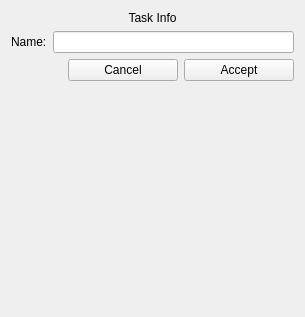
<?xml version="1.0" encoding="UTF-8"?>
<ui version="4.0">
 <class>SimpleTaskInfoWindow</class>
 <widget class="QWidget" name="SimpleTaskInfoWindow">
  <property name="geometry">
   <rect>
    <x>0</x>
    <y>0</y>
    <width>305</width>
    <height>317</height>
   </rect>
  </property>
  <property name="windowTitle">
   <string>Form</string>
  </property>
  <layout class="QVBoxLayout" name="verticalLayout">
   <item>
    <widget class="QLabel" name="label_2">
     <property name="locale">
      <locale language="German" country="Germany"/>
     </property>
     <property name="text">
      <string>Task Info</string>
     </property>
     <property name="textFormat">
      <enum>Qt::AutoText</enum>
     </property>
     <property name="alignment">
      <set>Qt::AlignCenter</set>
     </property>
    </widget>
   </item>
   <item>
    <layout class="QFormLayout" name="formLayout">
     <property name="fieldGrowthPolicy">
      <enum>QFormLayout::AllNonFixedFieldsGrow</enum>
     </property>
     <item row="0" column="1">
      <widget class="QLineEdit" name="lineName"/>
     </item>
     <item row="0" column="0">
      <widget class="QLabel" name="label">
       <property name="text">
        <string>Name:</string>
       </property>
      </widget>
     </item>
    </layout>
   </item>
   <item>
    <layout class="QHBoxLayout" name="horizontalLayout">
     <item>
      <spacer name="horizontalSpacer">
       <property name="orientation">
        <enum>Qt::Horizontal</enum>
       </property>
       <property name="sizeHint" stdset="0">
        <size>
         <width>40</width>
         <height>20</height>
        </size>
       </property>
      </spacer>
     </item>
     <item>
      <widget class="QPushButton" name="buttonCancel">
       <property name="minimumSize">
        <size>
         <width>110</width>
         <height>0</height>
        </size>
       </property>
       <property name="text">
        <string>Cancel</string>
       </property>
      </widget>
     </item>
     <item>
      <widget class="QPushButton" name="buttonAccept">
       <property name="minimumSize">
        <size>
         <width>110</width>
         <height>0</height>
        </size>
       </property>
       <property name="text">
        <string>Accept</string>
       </property>
      </widget>
     </item>
    </layout>
   </item>
   <item>
    <spacer name="verticalSpacer">
     <property name="orientation">
      <enum>Qt::Vertical</enum>
     </property>
     <property name="sizeHint" stdset="0">
      <size>
       <width>20</width>
       <height>40</height>
      </size>
     </property>
    </spacer>
   </item>
  </layout>
 </widget>
 <resources/>
 <connections>
  <connection>
   <sender>buttonAccept</sender>
   <signal>clicked()</signal>
   <receiver>SimpleTaskInfoWindow</receiver>
   <slot>accept()</slot>
   <hints>
    <hint type="sourcelabel">
     <x>239</x>
     <y>81</y>
    </hint>
    <hint type="destinationlabel">
     <x>152</x>
     <y>158</y>
    </hint>
   </hints>
  </connection>
  <connection>
   <sender>buttonCancel</sender>
   <signal>clicked()</signal>
   <receiver>SimpleTaskInfoWindow</receiver>
   <slot>close()</slot>
   <hints>
    <hint type="sourcelabel">
     <x>123</x>
     <y>81</y>
    </hint>
    <hint type="destinationlabel">
     <x>152</x>
     <y>158</y>
    </hint>
   </hints>
  </connection>
 </connections>
 <slots>
  <slot>accept()</slot>
 </slots>
</ui>
